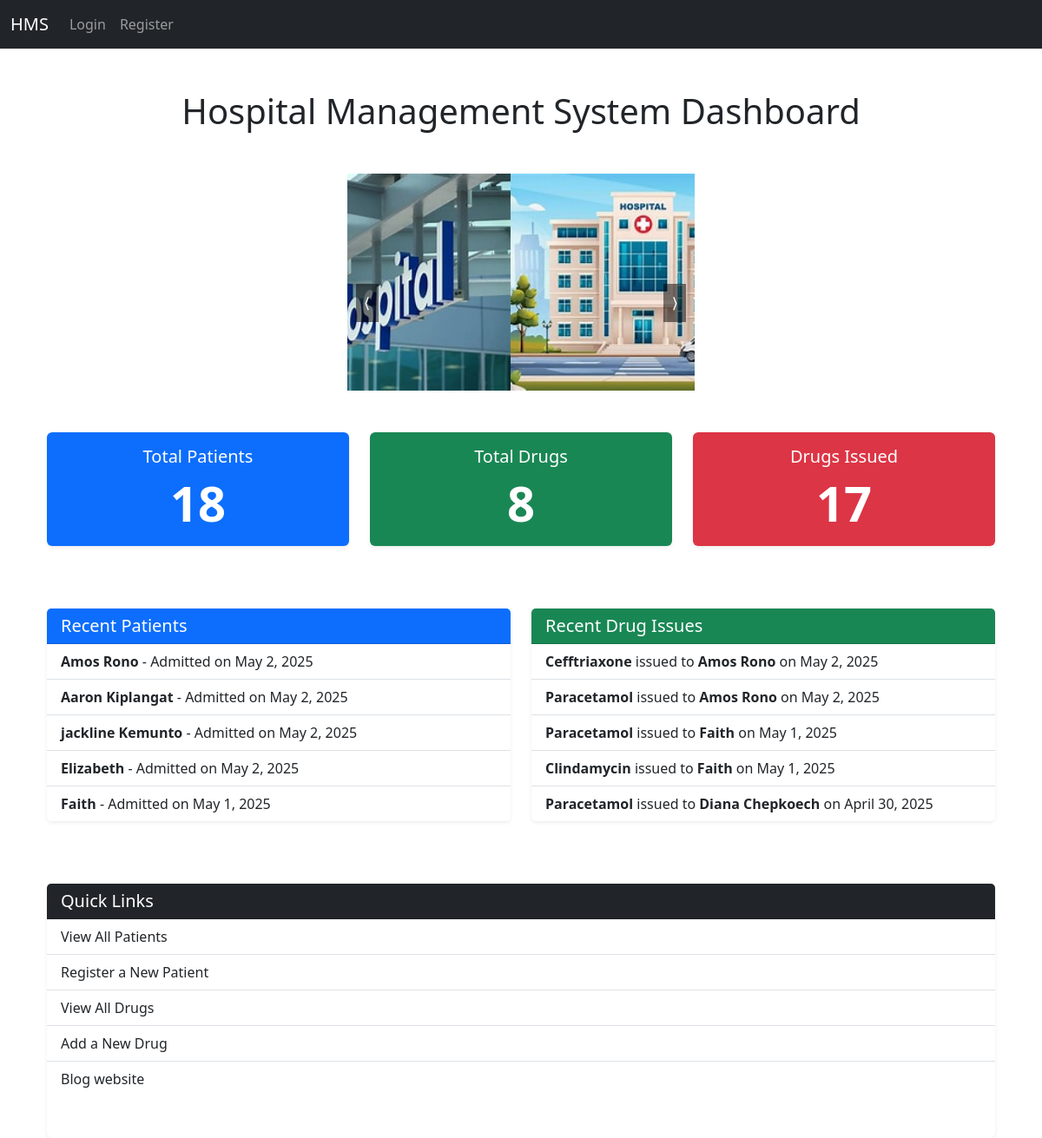
The app's page /dashboard/, older data.
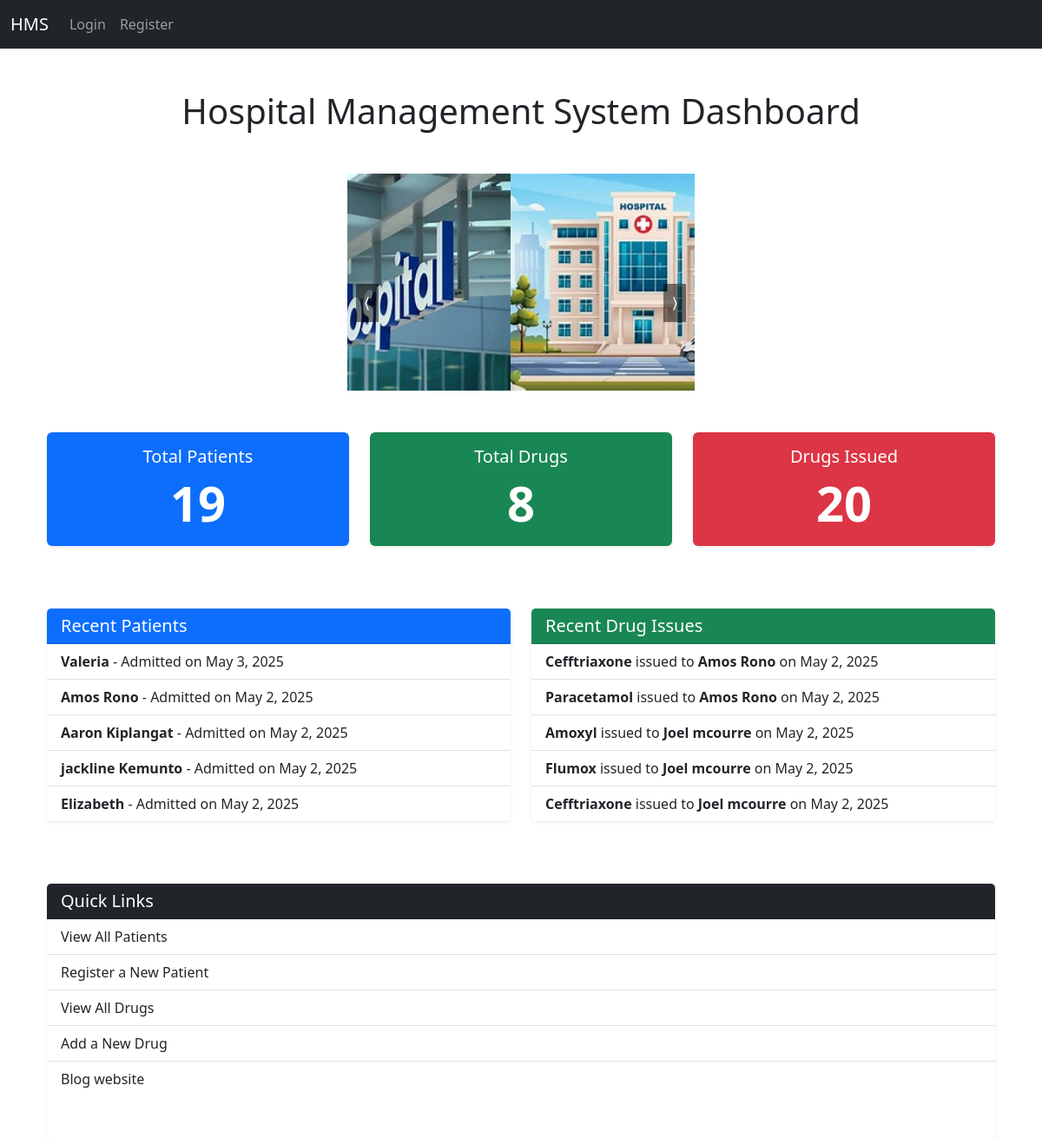
The same page, newer data.
### patients/models.py (models this page shows, shortened)
class Patient_register(models.Model):
    name = models.CharField(max_length=100)
    age = models.DecimalField(max_digits=3, decimal_places=1)
    contact = models.IntegerField(null=True)
    adm_date = models.DateField(auto_now_add=True)
    sex = models.CharField(max_length=10)
    ward = models.CharField(max_length=100, default='OPD')
    prescribed_drug = models.ForeignKey('drugs.Drug', on_delete=models.SET_NULL, null=True, blank=True)
    is_discharged = models.BooleanField(default=False)
    discharge_date = models.DateField(null=True, blank=True)

### drugs/models.py (models this page shows, shortened)
class DrugIssue(models.Model):
    drug = models.ForeignKey(Drug, on_delete=models.CASCADE)
    patient = models.ForeignKey(Patient_register, on_delete=models.CASCADE)  # Foreign key to Patient_register
    quantity_issued = models.IntegerField()
    issue_date = models.DateField(auto_now_add=True)

class Drug(models.Model):
    name = models.CharField(max_length=100)
    quantity = models.IntegerField()
    expiry_date = models.DateField()
    price = models.DecimalField(max_digits=10, decimal_places=2)

### home/views.py (the view)
# urls.py: path('dashboard/', views.dashboard, name='dashboard'),
def dashboard(request):
    total_patients = Patient_register.objects.count()
    total_drugs = Drug.objects.count()
    total_drug_issues = DrugIssue.objects.count()
    recent_patients = Patient_register.objects.order_by('-adm_date')[:5]
    recent_drug_issues = DrugIssue.objects.order_by('-issue_date')[:5]
    context = {
        'total_patients': total_patients,
        'total_drugs': total_drugs,
        'total_drug_issues': total_drug_issues,
        'recent_patients': recent_patients,
        'recent_drug_issues': recent_drug_issues,
    }
    return render(request, 'home/dashboard.html', context)

### templates/home/dashboard.html (shortened to what the changed rows need)
{% extends 'base.html' %}
{% load static %}
{% block content %}
<div class="container mt-5">
    <h1 class="text-center mb-5">Hospital Management System Dashboard</h1>
    <div class="row text-center">
        <div class="col-md-4">
            <div class="card shadow-sm border-0 text-white bg-primary mb-4">
                <div class="card-body">
                    <h5 class="card-title">Total Patients</h5>
                    <p class="card-text display-4 fw-bold">{{ total_patients }}</p>
                </div>
            </div>
        </div>
        <div class="col-md-4">
            <div class="card shadow-sm border-0 text-white bg-danger mb-4">
                <div class="card-body">
                    <h5 class="card-title">Drugs Issued</h5>
                    <p class="card-text display-4 fw-bold">{{ total_drug_issues }}</p>
                </div>
            </div>
        </div>
    </div>
    <div class="row mt-5">
        <div class="col-md-6">
            <div class="card shadow-sm border-0 mb-4">
                <ul class="list-group list-group-flush">
                    {% for patient in recent_patients %}
                    <li class="list-group-item">
                        <strong>{{ patient.name }}</strong> - Admitted on {{ patient.adm_date }}
                    </li>
                    {% empty %}
                    <li class="list-group-item text-muted">No recent patients.</li>
                    {% endfor %}
                </ul>
            </div>
        </div>
        <div class="col-md-6">
            <div class="card shadow-sm border-0 mb-4">
                <ul class="list-group list-group-flush">
                    {% for issue in recent_drug_issues %}
                    <li class="list-group-item">
                        <strong>{{ issue.drug.name }}</strong> issued to <strong>{{ issue.patient.name }}</strong> on {{ issue.issue_date }}
                    </li>
                    {% empty %}
                    <li class="list-group-item text-muted">No recent drug issues.</li>
                    {% endfor %}
                </ul>
            </div>
        </div>
    </div>
</div>
{% endblock %}

Row changes from the older to the newer data that the page shows:
no longer on this page (row unchanged): Patient_register: name "Faith", adm_date "May 1, 2025"
no longer on this page (row unchanged): DrugIssue: drug.name "Paracetamol", patient.name "Faith", issue_date "May 1, 2025"
no longer on this page (row unchanged): DrugIssue: drug.name "Clindamycin", patient.name "Faith", issue_date "May 1, 2025"
no longer on this page (row unchanged): DrugIssue: drug.name "Paracetamol", patient.name "Diana Chepkoech", issue_date "April 30, 2025"
now on this page (row edited): Patient_register: name "Valeria", adm_date "May 3, 2025"
added DrugIssue: drug.name "Amoxyl", patient.name "Joel mcourre", issue_date "May 2, 2025"
added DrugIssue: drug.name "Flumox", patient.name "Joel mcourre", issue_date "May 2, 2025"
added DrugIssue: drug.name "Cefftriaxone", patient.name "Joel mcourre", issue_date "May 2, 2025"
Text that changed along with them:
{{ total_patients }}: "18" → "19"
{{ total_drug_issues }}: "17" → "20"
